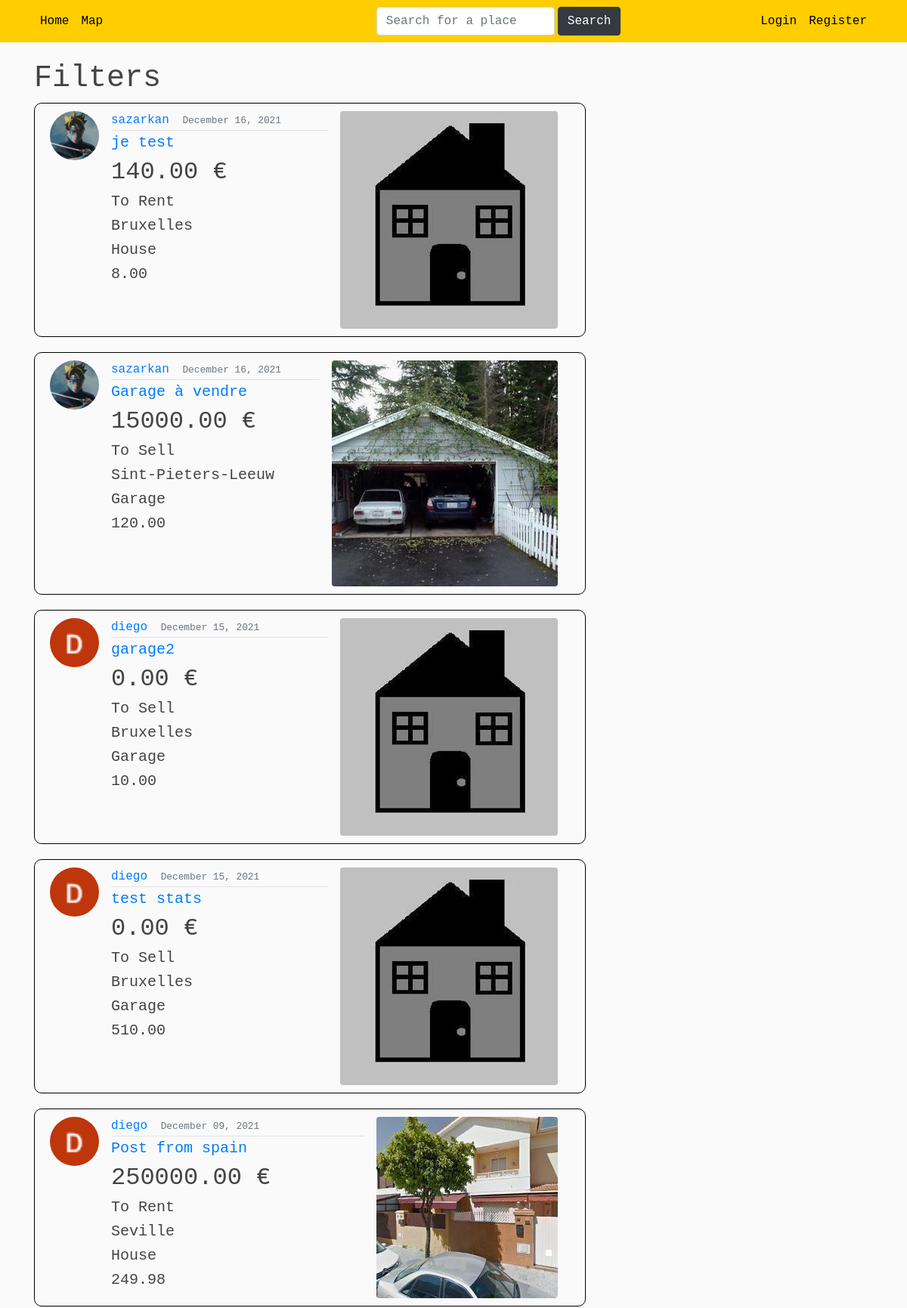
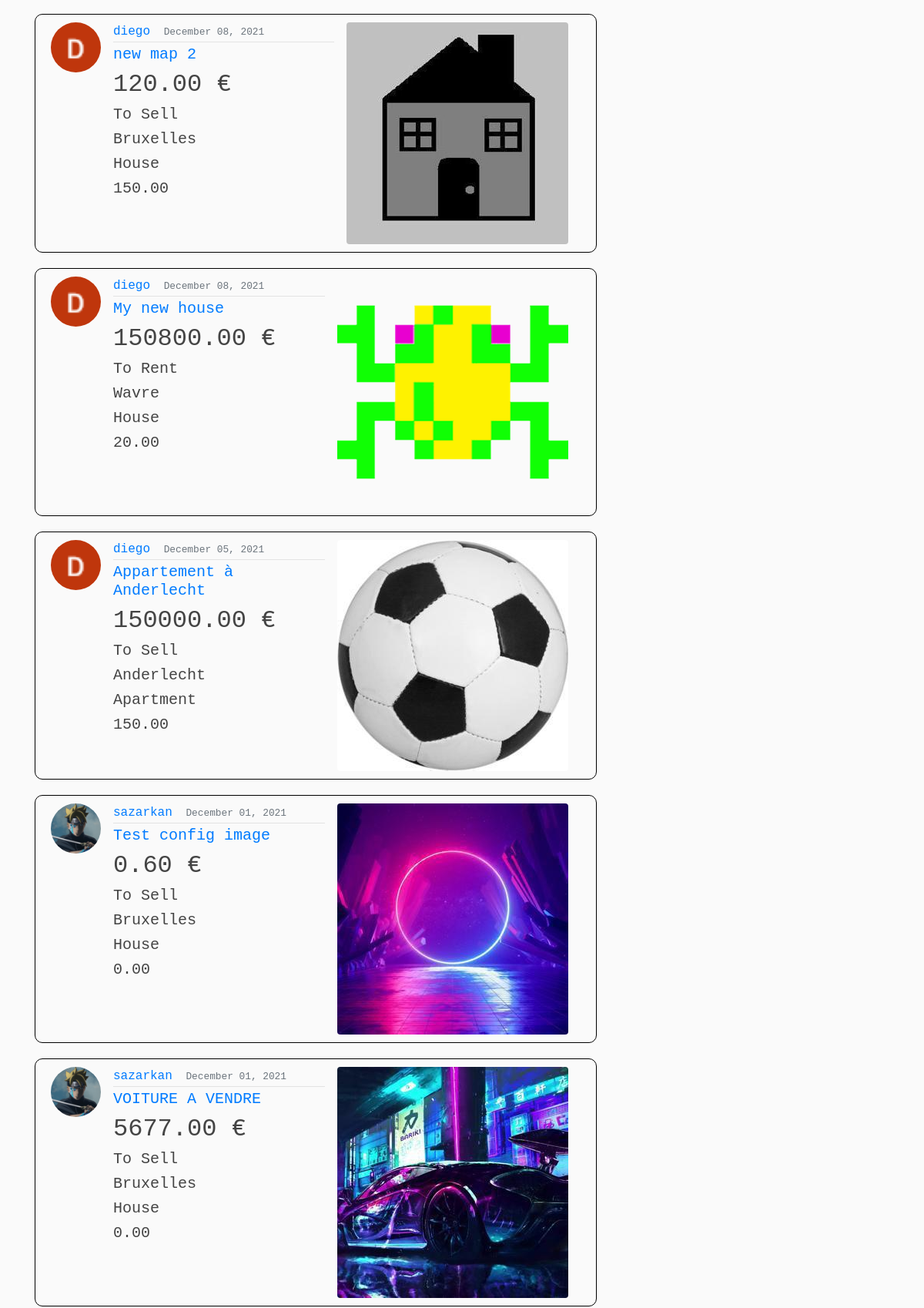
/filter/ (upper part), run on the app's committed database (2 pictures, top to bottom).
### blog/models.py (models this page shows, shortened)
class Post(models.Model): #creation d'un Post
    title = models.CharField(max_length=100)
    price = models.DecimalField(default=0, max_digits= 15, decimal_places=2)
    sell_rent = models.CharField(default= 'S', max_length=10, choices=SELLORRENT_CHOICES)
    localisation = models.CharField(default='Bruxelles',max_length=100)
    address = models.TextField(default='Boulevard du Triomphe 1 , 1050 Bruxelles')
    lat = models.FloatField(blank=True, null=True)  # blank pour autoriser des valeurs vides
    long = models.FloatField(blank=True, null=True)
    category = models.CharField(default= 'H', max_length=10, choices=CATEGORIES)
    surface = models.DecimalField(default=0, max_digits= 8, decimal_places=2)
    content = models.TextField()
    image = models.ImageField(default='defaultAnnounce.jpg', upload_to='announce_pics')
    image2 = models.ImageField(default='defaultAnnounce.jpg', upload_to='announce_pics')
    image3 = models.ImageField(default='defaultAnnounce.jpg', upload_to='announce_pics')
    date_posted = models.DateTimeField(default=timezone.now)
    author = models.ForeignKey(User, on_delete=models.CASCADE) #reférence à une autre classe (clé étrangère)
    number_views = models.IntegerField(default=0)

### users/models.py (models this page shows, shortened)
class Profile(models.Model):
    user = models.OneToOneField(User, on_delete=models.CASCADE) #CASCADE : si je supprime l'utilisateur, le profil sera supprimé aussi. Mais si je supprime le profil, l'utilisateur ne sera pas supprimé
    image = models.ImageField(default='default.jpg', upload_to='profile_pics') #default = image par défaut si l'user ne choisit aucune pdp
    price_preference = models.DecimalField(default=0, max_digits=15, decimal_places=2) #prix maximum préféré
    localisation_preference = models.CharField(default='Bruxelles', max_length=100) #localisation préférée
    sell_rent_preference = models.CharField(default='S', max_length=10, choices=SELLORRENT_CHOICES) #a vendre ou a louer

### blog/views.py (the view)
# urls.py: path('filter/', views.filter, name='blog-filter'),#chercher un filtre
def filter(request): #inspired by https://www.youtube.com/watch?v=vU0VeFN-abU
    qs = Post.objects.all()
    localisation = request.GET.get('localisation')
    priceMin = request.GET.get('priceMin')
    priceMax = request.GET.get('priceMax')
    sellOrRent = request.GET.get('sellOrRent')
    category = request.GET.get('category')
    surfaceMin = request.GET.get('surfaceMin')
    surfaceMax = request.GET.get('surfaceMax')
    if localisation != '' and localisation is not None:
        qs = qs.filter(localisation__icontains=localisation)
    if priceMin != '' and priceMin is not None:
        qs = qs.filter(price__gte=priceMin)
    if priceMax != '' and priceMax is not None:
        qs = qs.filter(price__lt=priceMax)
    if sellOrRent != '' and sellOrRent is not None and sellOrRent != 'Choose an option':
        qs = qs.filter(sell_rent__icontains=sellOrRent)
    if category != '' and category is not None and category != 'Choose an option':
        qs = qs.filter(category__icontains=category)
    if surfaceMin != '' and surfaceMin is not None:
        qs = qs.filter(surface__gte=surfaceMin)
    if surfaceMax != '' and surfaceMax is not None:
        qs = qs.filter(surface__lt=surfaceMax)
    paginator = Paginator(Post.objects.all(), 5)
    page_number = request.GET.get('page')
    page_obj = paginator.get_page(page_number)
    context = {
        'queryset': qs.order_by('-date_posted'),
        'page_obj': page_obj
    }
    return render(request, 'blog/filter.html',context)

### blog/templates/blog/filter.html (shortened to what this page needs)
{% extends "blog/base.html" %}
{% block content %}
<h1>Filters</h1>
    {% for post in queryset %}
        <article class="media content-section">
            <img class="rounded-circle article-img" src="{{ post.author.profile.image.url }}">
            <div class="media-body">
                <div class="article-metadata">
                    <a class="mr-2" href="{% url 'user-posts' post.author.username %}">{{ post.author }}</a>
                    <small class="text-muted">{{ post.date_posted|date:"F d, Y" }}</small>
                </div>
                <h5 class="display-5"><a  href="{% url 'post-detail' post.id %}">{{ post.title }}</a></h5>
                <h2 class="article-content">{{ post.price }} €</h2>
                <h5 class="article-content">{{ post.get_sell_rent_display }}</h5>
                <h5 class="article-content">{{ post.localisation }}</h5>
                <h5 class="article-content">{{ post.get_category_display }}</h5>
                <h5 class="article-content">{{ post.surface }}</h5>
            </div>
            <img class="rounded float-left ml-3 mr-3" src="{{ post.image.url }}">
        </article>
    {% endfor %}
{% endblock content %}

### blog/static/blog/main.css (style rules this page uses)
body { font-family: 'Courier New', monospace; background: #fafafa; color: #333333; margin-top: 5rem; }
h1, h2, h3, h4, h5, h6 { color: #444444; }
.content-section { transition: box-shadow .3s; background: #fafafa; padding: 10px 20px; border: 1px solid black; border-radius: 10px; margin-bottom: 20px; }
.article-content { white-space: pre-line; }
.article-img { height: 65px; width: 65px; margin-right: 16px; }
.article-metadata { padding-bottom: 1px; margin-bottom: 4px; border-bottom: 1px solid #e3e3e3 }

### data on the page
Post: author.profile.image (picture), author "sazarkan", date_posted "December 16, 2021", title "je test", price "140.00", sell_rent "To Rent", localisation "Bruxelles", category "House", surface "8.00", image (placeholder picture)
Post: author.profile.image (picture), author "sazarkan", date_posted "December 16, 2021", title "Garage à vendre", price "15000.00", sell_rent "To Sell", localisation "Sint-Pieters-Leeuw", category "Garage", surface "120.00", image (picture)
Post: author.profile.image (picture), author "diego", date_posted "December 15, 2021", title "garage2", price "0.00", sell_rent "To Sell", localisation "Bruxelles", category "Garage", surface "10.00", image (placeholder picture)
Post: author.profile.image (picture), author "diego", date_posted "December 15, 2021", title "test stats", price "0.00", sell_rent "To Sell", localisation "Bruxelles", category "Garage", surface "510.00", image (placeholder picture)
Post: author.profile.image (picture), author "diego", date_posted "December 09, 2021", title "Post from spain", price "250000.00", sell_rent "To Rent", localisation "Seville", category "House", surface "249.98", image (picture)
Post: author.profile.image (picture), author "diego", date_posted "December 08, 2021", title "new map 2", price "120.00", sell_rent "To Sell", localisation "Bruxelles", category "House", surface "150.00", image (placeholder picture)
Post: author.profile.image (picture), author "diego", date_posted "December 08, 2021", title "My new house", price "150800.00", sell_rent "To Rent", localisation "Wavre", category "House", surface "20.00", image (picture)
Post: author.profile.image (picture), author "diego", date_posted "December 05, 2021", title "Appartement à Anderlecht", price "150000.00", sell_rent "To Sell", localisation "Anderlecht", category "Apartment", surface "150.00", image (picture)
Post: author.profile.image (picture), author "sazarkan", date_posted "December 01, 2021", title "Test config image", price "0.60", sell_rent "To Sell", localisation "Bruxelles", category "House", surface "0.00", image (picture)
Post: author.profile.image (picture), author "sazarkan", date_posted "December 01, 2021", title "VOITURE A VENDRE", price "5677.00", sell_rent "To Sell", localisation "Bruxelles", category "House", surface "0.00", image (picture)
